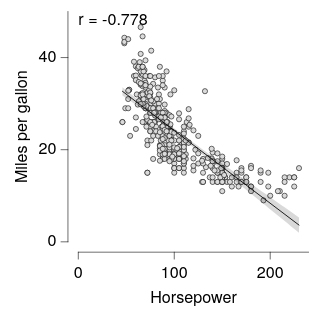

Vega-Lite specification stored for this chart:
### Vega-Lite specification from a JSON file in a GitHub repository (floating-point values rounded to 4 significant figures; data arrays with more than 128 entries replaced by an {"elided": "..."} marker saying what was removed)
{"background": null, "config": {"arc": {"fill": "#DBDBDB", "fillOpacity": 1.0, "innerRadius": 25.0, "padAngle": 0.03, "stroke": "black", "strokeOpacity": 1, "strokeWidth": 0.25}, "area": {"fill": "#DBDBDB", "fillOpacity": 1.0, "stroke": "black", "strokeOpacity": 1, "strokeWidth": 0.25}, "axis": {"domain": true, "domainCap": "round", "domainColor": "black", "domainWidth": 0.25, "grid": false, "gridCap": "round", "gridColor": "#F1F1F1", "gridDash": [0, 0], "gridOpacity": 1.0, "gridWidth": 0.25, "labelColor": "black", "labelFont": "Helvetica Neue", "labelFontSize": 7, "labelFontStyle": "normal", "labelFontWeight": 400, "offset": 4.5, "ticks": true, "tickCap": "round", "tickColor": "black", "tickRound": false, "tickSize": 3, "tickWidth": 0.25, "titleColor": "black", "titleFont": "Helvetica Neue", "titleFontSize": 7, "titleFontStyle": "normal", "titleFontWeight": 400}, "axisX": {"domain": true, "labelAlign": "center", "labelAngle": 0, "labels": true, "ticks": true, "translate": 0}, "axisY": {"domain": true, "labelAlign": "right", "labelAngle": 0, "labels": true, "ticks": true, "translate": 0}, "axisRight": {"domain": true, "labelAlign": "left", "labelAngle": 0, "labels": true, "ticks": true, "translate": 0}, "axisTop": {"domain": true, "labelAlign": "center", "labelAngle": 0, "labels": true, "ticks": true, "translate": 0}, "axisBand": {"tickOffset": 0}, "bar": {"fill": "#DBDBDB", "fillOpacity": 1.0, "stroke": "black", "strokeOpacity": 1, "strokeWidth": 0.25}, "boxplot": {"size": 9.0, "ticks": {"cornerRadius": 0.25, "fill": "black", "opacity": 1, "size": 4.5, "thickness": 0.25}, "box": {"fillOpacity": 1.0, "stroke": "black", "strokeOpacity": 1, "strokeWidth": 0.25}, "median": {"cornerRadius": 0, "fill": "black", "fillOpacity": 1.0, "opacity": 1, "size": 9.0, "thickness": 0.25}, "rule": {"fill": "black", "fillOpacity": 1.0, "size": 10.0, "stroke": "black", "strokeDash": [0, 0], "strokeOpacity": 1, "strokeWidth": 0.25}, "outliers": {"color": "black", "fill": "black", "fillOpacity": 1.0, "size": 0, "stroke": "black", "strokeOpacity": 1, "strokeWidth": 0.25}}, "circle": {"fill": "black", "fillOpacity": 1.0, "size": 0.5, "stroke": null, "strokeOpacity": 1, "strokeWidth": 0.25}, "errorband": {"band": {"fillOpacity": 0.6, "stroke": null, "strokeWidth": 0.25, "strokeOpacity": 1}, "borders": {"opacity": 0, "strokeOpacity": 0.25, "strokeWidth": 1}}, "errorbar": {"opacity": 1, "rule": {"strokeDash": [0, 0], "strokeWidth": 0.25}, "ticks": {"color": "black", "cornerRadius": 0.125, "opacity": 1, "size": 6.0, "thickness": 0.25}, "thickness": 0.25}, "font": "Helvetica Neue", "geoshape": {"fill": "#DBDBDB", "fillOpacity": 1.0, "stroke": "black", "strokeOpacity": 1, "strokeWidth": 0.25}, "header": {"labelColor": "black", "labelFont": "Helvetica Neue", "labelFontSize": 7, "labelFontStyle": "normal", "labelFontWeight": 400, "titleColor": "black", "titleFont": "Helvetica Neue", "titleFontSize": 7, "titleFontStyle": "normal", "titleFontWeight": 400, "titlePadding": 0}, "legend": {"disable": false, "offset": 4.5, "titlePadding": 4, "labelOffset": 2, "gradientLabelOffset": 2, "gradientLength": 50.0, "gradientThickness": 5.0, "gradientOpacity": 1.0, "gradientStrokeColor": "black", "gradientStrokeWidth": 0.25, "labelColor": "black", "labelFont": "Helvetica Neue", "labelFontSize": 7, "labelFontStyle": "normal", "labelFontWeight": 400, "strokeColor": "black", "strokeWidth": 0, "symbolSize": 42, "symbolStrokeColor": "black", "symbolStrokeWidth": 0.25, "titleColor": "black", "titleFont": "Helvetica Neue", "titleFontSize": 7, "titleFontStyle": "normal", "titleFontWeight": 400}, "line": {"color": "black", "stroke": "black", "strokeCap": "round", "strokeDash": [0, 0], "strokeOpacity": 1, "strokeWidth": 0.375}, "point": {"filled": true, "fill": "#DBDBDB", "fillOpacity": 1.0, "size": 5.0, "stroke": "black", "strokeOpacity": 1, "strokeWidth": 0.25}, "range": {"category": ["#C6D9F1", "#F1C9CB", "#FEF0B9", "#CEE37A", "#7AA8E0", "#E589A3", "#FDDD5D", "#68B961", "#4177B1", "#C35082", "#E5C227", "#438156"], "diverging": {"scheme": ["#C35082", "#CE6D94", "#D989A7", "#E2A4BA", "#EABFCE", "#F1DBE2", "#F6F6F6", "#D7E0EB", "#B9CBE0", "#9BB6D5", "#7DA1C9", "#5F8CBD", "#4177B1"]}, "heatmap": {"scheme": ["#32022B", "#43044D", "#4C196E", "#4D338C", "#484DA6", "#3A68BB", "#1D83CA", "#1D9CCB", "#23B5C9", "#28CDC5", "#4DE0B4", "#91EE9F"]}, "ordinal": {"scheme": ["#F1F1F1", "#DBDBDB", "#C6C6C6", "#B2B2B2", "#9D9D9D", "#898989", "#767676", "#636363", "#515151", "#404040", "#2F2F2F", "#1F1F1F"]}, "ramp": {"scheme": ["#32022B", "#43044D", "#4C196E", "#4D338C", "#484DA6", "#3A68BB", "#1D83CA", "#1D9CCB", "#23B5C9", "#28CDC5", "#4DE0B4", "#91EE9F"]}}, "rule": {"color": "black", "stroke": "black", "strokeCap": "round", "strokeDash": [2, 2], "strokeOpacity": 1, "strokeWidth": 0.25}, "scale": {"bandPaddingInner": 0.1, "bandPaddingOuter": 0.1, "round": false}, "rect": {"fill": "#DBDBDB", "fillOpacity": 1.0, "stroke": "black", "strokeOpacity": 1, "strokeWidth": 0.25}, "square": {"fill": "#DBDBDB", "fillOpacity": 1.0, "size": 10.0, "stroke": "black", "strokeOpacity": 1, "strokeWidth": 0.25}, "text": {"color": "black", "font": "Helvetica Neue", "fontSize": 7, "fontStyle": "normal", "fontWeight": 400}, "tick": {"color": "black", "cornerRadius": 0.125, "opacity": 1.0, "size": 9.0, "thickness": 0.25}, "title": {"anchor": "middle", "frame": "group", "color": "black", "font": "Helvetica Neue", "fontSize": 7, "fontStyle": "normal", "fontWeight": 400, "subtitleColor": "black", "subtitleFont": "Helvetica Neue", "subtitleFontSize": "Helvetica Neue", "subtitleFontStyle": "normal", "subtitleFontWeight": 400}, "trail": {"color": "black", "opacity": 1, "size": 0.375}, "view": {"continuousWidth": 100, "continuousHeight": 100, "discreteWidth": 100, "discreteHeight": 100, "fill": null, "stroke": null, "strokeWidth": 0.25}}, "layer": [{"data": {"name": "data-7285c4e2e195e5a75737a34913199f5f"}, "mark": {"type": "point"}, "encoding": {"x": {"field": "Horsepower", "type": "quantitative"}, "y": {"field": "Miles_per_Gallon", "title": "Miles per gallon", "type": "quantitative"}}}, {"layer": [{"data": {"name": "data-bdec693c0d523f811cea200769bb0903"}, "mark": {"type": "area", "fill": "black", "fillOpacity": 0.15, "stroke": null, "strokeWidth": 0}, "encoding": {"x": {"field": "Horsepower", "type": "quantitative"}, "y": {"field": "Miles_per_Gallon", "type": "quantitative"}, "y2": {"field": "__ci_hi"}}}, {"data": {"name": "data-e5e41d7cdc7704607649085c2c14cc40"}, "mark": {"type": "line"}, "encoding": {"x": {"field": "Horsepower", "type": "quantitative"}, "y": {"field": "Miles_per_Gallon", "type": "quantitative"}}}, {"data": {"values": [{"__dysonsphere__": 1}]}, "mark": {"type": "text", "align": "left", "angle": 0, "baseline": "top", "dx": 0, "dy": 0, "fontSize": 7, "opacity": 1.0}, "encoding": {"text": {"value": "r = -0.778"}, "x": {"value": 0}, "y": {"value": 0}}}], "name": "__dysonsphere_289b330e0455c514_1"}], "$schema": "https://vega.github.io/schema/vega-lite/v6.4.1.json", "datasets": {"data-7285c4e2e195e5a75737a34913199f5f": {"elided": "392 records"}, "data-bdec693c0d523f811cea200769bb0903": [{"Horsepower": 46.0, "Miles_per_Gallon": 31.79, "__ci_hi": 33.56, "__dysonsphere__": 1}, {"Horsepower": 48.92, "Miles_per_Gallon": 31.36, "__ci_hi": 33.07, "__dysonsphere__": 1}, {"Horsepower": 51.84, "Miles_per_Gallon": 30.93, "__ci_hi": 32.58, "__dysonsphere__": 1}, {"Horsepower": 54.76, "Miles_per_Gallon": 30.5, "__ci_hi": 32.09, "__dysonsphere__": 1}, {"Horsepower": 57.68, "Miles_per_Gallon": 30.06, "__ci_hi": 31.6, "__dysonsphere__": 1}, {"Horsepower": 60.6, "Miles_per_Gallon": 29.63, "__ci_hi": 31.11, "__dysonsphere__": 1}, {"Horsepower": 63.52, "Miles_per_Gallon": 29.2, "__ci_hi": 30.62, "__dysonsphere__": 1}, {"Horsepower": 66.44, "Miles_per_Gallon": 28.76, "__ci_hi": 30.13, "__dysonsphere__": 1}, {"Horsepower": 69.37, "Miles_per_Gallon": 28.33, "__ci_hi": 29.65, "__dysonsphere__": 1}, {"Horsepower": 72.29, "Miles_per_Gallon": 27.89, "__ci_hi": 29.16, "__dysonsphere__": 1}, {"Horsepower": 75.21, "Miles_per_Gallon": 27.45, "__ci_hi": 28.68, "__dysonsphere__": 1}, {"Horsepower": 78.13, "Miles_per_Gallon": 27.01, "__ci_hi": 28.19, "__dysonsphere__": 1}, {"Horsepower": 81.05, "Miles_per_Gallon": 26.57, "__ci_hi": 27.71, "__dysonsphere__": 1}, {"Horsepower": 83.97, "Miles_per_Gallon": 26.13, "__ci_hi": 27.23, "__dysonsphere__": 1}, {"Horsepower": 86.89, "Miles_per_Gallon": 25.69, "__ci_hi": 26.76, "__dysonsphere__": 1}, {"Horsepower": 89.81, "Miles_per_Gallon": 25.24, "__ci_hi": 26.28, "__dysonsphere__": 1}, {"Horsepower": 92.73, "Miles_per_Gallon": 24.79, "__ci_hi": 25.81, "__dysonsphere__": 1}, {"Horsepower": 95.65, "Miles_per_Gallon": 24.34, "__ci_hi": 25.34, "__dysonsphere__": 1}, {"Horsepower": 98.57, "Miles_per_Gallon": 23.88, "__ci_hi": 24.87, "__dysonsphere__": 1}, {"Horsepower": 101.5, "Miles_per_Gallon": 23.43, "__ci_hi": 24.4, "__dysonsphere__": 1}, {"Horsepower": 104.4, "Miles_per_Gallon": 22.97, "__ci_hi": 23.94, "__dysonsphere__": 1}, {"Horsepower": 107.3, "Miles_per_Gallon": 22.51, "__ci_hi": 23.48, "__dysonsphere__": 1}, {"Horsepower": 110.3, "Miles_per_Gallon": 22.04, "__ci_hi": 23.03, "__dysonsphere__": 1}, {"Horsepower": 113.2, "Miles_per_Gallon": 21.57, "__ci_hi": 22.57, "__dysonsphere__": 1}, {"Horsepower": 116.1, "Miles_per_Gallon": 21.1, "__ci_hi": 22.12, "__dysonsphere__": 1}, {"Horsepower": 119.0, "Miles_per_Gallon": 20.63, "__ci_hi": 21.67, "__dysonsphere__": 1}, {"Horsepower": 121.9, "Miles_per_Gallon": 20.15, "__ci_hi": 21.22, "__dysonsphere__": 1}, {"Horsepower": 124.9, "Miles_per_Gallon": 19.68, "__ci_hi": 20.78, "__dysonsphere__": 1}, {"Horsepower": 127.8, "Miles_per_Gallon": 19.2, "__ci_hi": 20.34, "__dysonsphere__": 1}, {"Horsepower": 130.7, "Miles_per_Gallon": 18.72, "__ci_hi": 19.9, "__dysonsphere__": 1}, {"Horsepower": 133.6, "Miles_per_Gallon": 18.23, "__ci_hi": 19.46, "__dysonsphere__": 1}, {"Horsepower": 136.5, "Miles_per_Gallon": 17.75, "__ci_hi": 19.02, "__dysonsphere__": 1}, {"Horsepower": 139.5, "Miles_per_Gallon": 17.26, "__ci_hi": 18.58, "__dysonsphere__": 1}, {"Horsepower": 142.4, "Miles_per_Gallon": 16.78, "__ci_hi": 18.15, "__dysonsphere__": 1}, {"Horsepower": 145.3, "Miles_per_Gallon": 16.29, "__ci_hi": 17.71, "__dysonsphere__": 1}, {"Horsepower": 148.2, "Miles_per_Gallon": 15.8, "__ci_hi": 17.28, "__dysonsphere__": 1}, {"Horsepower": 151.1, "Miles_per_Gallon": 15.31, "__ci_hi": 16.85, "__dysonsphere__": 1}, {"Horsepower": 154.1, "Miles_per_Gallon": 14.82, "__ci_hi": 16.41, "__dysonsphere__": 1}, {"Horsepower": 157.0, "Miles_per_Gallon": 14.33, "__ci_hi": 15.98, "__dysonsphere__": 1}, {"Horsepower": 159.9, "Miles_per_Gallon": 13.84, "__ci_hi": 15.55, "__dysonsphere__": 1}, {"Horsepower": 162.8, "Miles_per_Gallon": 13.35, "__ci_hi": 15.12, "__dysonsphere__": 1}, {"Horsepower": 165.7, "Miles_per_Gallon": 12.86, "__ci_hi": 14.69, "__dysonsphere__": 1}, {"Horsepower": 168.7, "Miles_per_Gallon": 12.36, "__ci_hi": 14.26, "__dysonsphere__": 1}, {"Horsepower": 171.6, "Miles_per_Gallon": 11.87, "__ci_hi": 13.83, "__dysonsphere__": 1}, {"Horsepower": 174.5, "Miles_per_Gallon": 11.38, "__ci_hi": 13.4, "__dysonsphere__": 1}, {"Horsepower": 177.4, "Miles_per_Gallon": 10.88, "__ci_hi": 12.97, "__dysonsphere__": 1}, {"Horsepower": 180.3, "Miles_per_Gallon": 10.39, "__ci_hi": 12.55, "__dysonsphere__": 1}, {"Horsepower": 183.3, "Miles_per_Gallon": 9.897, "__ci_hi": 12.12, "__dysonsphere__": 1}, {"Horsepower": 186.2, "Miles_per_Gallon": 9.402, "__ci_hi": 11.69, "__dysonsphere__": 1}, {"Horsepower": 189.1, "Miles_per_Gallon": 8.908, "__ci_hi": 11.26, "__dysonsphere__": 1}, {"Horsepower": 192.0, "Miles_per_Gallon": 8.413, "__ci_hi": 10.84, "__dysonsphere__": 1}, {"Horsepower": 195.0, "Miles_per_Gallon": 7.918, "__ci_hi": 10.41, "__dysonsphere__": 1}, {"Horsepower": 197.9, "Miles_per_Gallon": 7.423, "__ci_hi": 9.983, "__dysonsphere__": 1}, {"Horsepower": 200.8, "Miles_per_Gallon": 6.927, "__ci_hi": 9.556, "__dysonsphere__": 1}, {"Horsepower": 203.7, "Miles_per_Gallon": 6.432, "__ci_hi": 9.129, "__dysonsphere__": 1}, {"Horsepower": 206.6, "Miles_per_Gallon": 5.936, "__ci_hi": 8.703, "__dysonsphere__": 1}, {"Horsepower": 209.6, "Miles_per_Gallon": 5.441, "__ci_hi": 8.277, "__dysonsphere__": 1}, {"Horsepower": 212.5, "Miles_per_Gallon": 4.945, "__ci_hi": 7.85, "__dysonsphere__": 1}, {"Horsepower": 215.4, "Miles_per_Gallon": 4.449, "__ci_hi": 7.424, "__dysonsphere__": 1}, {"Horsepower": 218.3, "Miles_per_Gallon": 3.953, "__ci_hi": 6.998, "__dysonsphere__": 1}, {"Horsepower": 221.2, "Miles_per_Gallon": 3.457, "__ci_hi": 6.572, "__dysonsphere__": 1}, {"Horsepower": 224.2, "Miles_per_Gallon": 2.961, "__ci_hi": 6.147, "__dysonsphere__": 1}, {"Horsepower": 227.1, "Miles_per_Gallon": 2.464, "__ci_hi": 5.721, "__dysonsphere__": 1}, {"Horsepower": 230.0, "Miles_per_Gallon": 1.968, "__ci_hi": 5.295, "__dysonsphere__": 1}], "data-e5e41d7cdc7704607649085c2c14cc40": [{"Horsepower": 46.0, "Miles_per_Gallon": 32.68, "__dysonsphere__": 1}, {"Horsepower": 230.0, "Miles_per_Gallon": 3.632, "__dysonsphere__": 1}]}}
